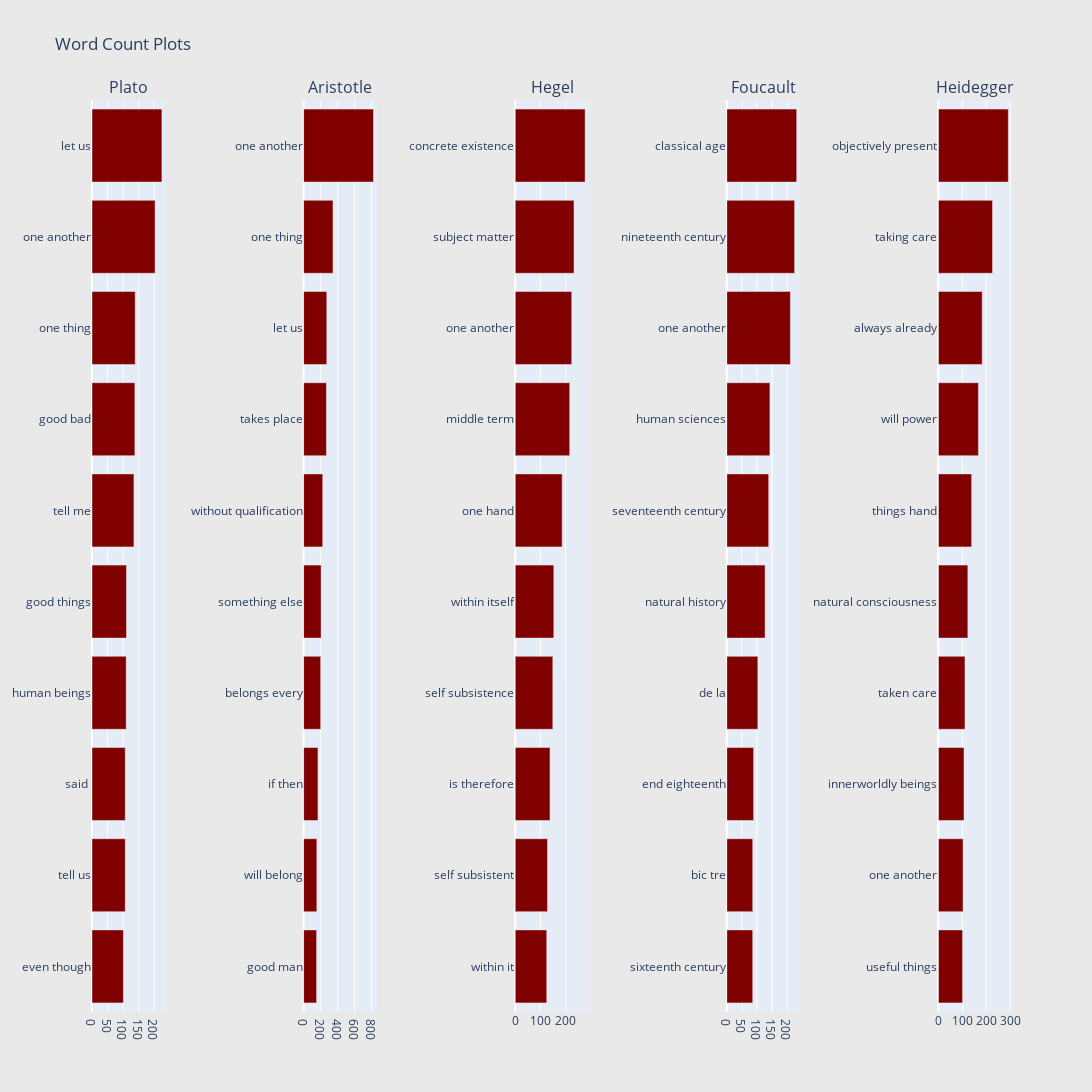

The cell this chart's notebook holds for it:
### Markdown cell above
Typically, a person tends to use the same phrases in their speech and writing. <br> 
Below shows the common 2-word phrases that each of the top 5 most published philosophers used.

### Code cell
## Get the bar chart for Plato ##
freq_dict = defaultdict(int)
for sent in df_plato["sentence_lowered"]:
    for word in generate_ngrams(sent,2):
        freq_dict[word] += 1
fd_sorted = pd.DataFrame(sorted(freq_dict.items(), key=lambda x: x[1])[::-1])
fd_sorted.columns = ["word", "wordcount"]
fd_sorted = fd_sorted.drop(labels=0, axis=0)
trace0 = horizontal_bar_chart(fd_sorted.head(10), 'maroon')

## Get the bar chart for Aristotle ##
freq_dict = defaultdict(int)
for sent in df_aristotle["sentence_lowered"]:
    for word in generate_ngrams(sent,2):
        freq_dict[word] += 1
fd_sorted = pd.DataFrame(sorted(freq_dict.items(), key=lambda x: x[1])[::-1])
fd_sorted.columns = ["word", "wordcount"]
fd_sorted = fd_sorted.drop(labels=0, axis=0)
trace1 = horizontal_bar_chart(fd_sorted.head(10), 'maroon')

## Get the bar chart for Hegel ##
freq_dict = defaultdict(int)
for sent in df_hegel["sentence_lowered"]:
    for word in generate_ngrams(sent,2):
        freq_dict[word] += 1
fd_sorted = pd.DataFrame(sorted(freq_dict.items(), key=lambda x: x[1])[::-1])
fd_sorted.columns = ["word", "wordcount"]
fd_sorted = fd_sorted.drop(labels=0, axis=0)
trace2 = horizontal_bar_chart(fd_sorted.head(10), 'maroon')

## Get the bar chart for Foucault ##
freq_dict = defaultdict(int)
for sent in df_foucault["sentence_lowered"]:
    for word in generate_ngrams(sent,2):
        freq_dict[word] += 1
fd_sorted = pd.DataFrame(sorted(freq_dict.items(), key=lambda x: x[1])[::-1])
fd_sorted.columns = ["word", "wordcount"]
fd_sorted = fd_sorted.drop(labels=0, axis=0)
trace3 = horizontal_bar_chart(fd_sorted.head(10), 'maroon')

## Get the bar chart for Heidegger ##
freq_dict = defaultdict(int)
for sent in df_heidegger["sentence_lowered"]:
    for word in generate_ngrams(sent,2):
        freq_dict[word] += 1
fd_sorted = pd.DataFrame(sorted(freq_dict.items(), key=lambda x: x[1])[::-1])
fd_sorted.columns = ["word", "wordcount"]
fd_sorted = fd_sorted.drop(labels=0, axis=0)
trace4 = horizontal_bar_chart(fd_sorted.head(10), 'maroon')


# Creating two subplots
fig = tools.make_subplots(rows=1, cols=5, horizontal_spacing=0.15,
                          subplot_titles=["Plato",
                                          "Aristotle",
                                          "Hegel",
                                          "Foucault",
                                          "Heidegger"]);
fig.append_trace(trace0, 1, 1);
fig.append_trace(trace1, 1, 2);
fig.append_trace(trace2, 1, 3);
fig.append_trace(trace3, 1, 4);
fig.append_trace(trace4, 1, 5);
fig['layout'].update(height=1200, width=1200, paper_bgcolor='rgb(233,233,233)', title="Word Count Plots");
py.iplot(fig, filename='word-plots');

### Figure 1 — Plotly figure (JSON) as saved in the notebook; plotly's stock layout.template omitted (floating-point values rounded to 4 significant figures)
{"data": [{"marker": {"color": "maroon"}, "orientation": "h", "showlegend": false, "type": "bar", "x": [101, 107, 107, 110, 111, 135, 138, 139, 203, 225], "xaxis": "x", "y": ["even though", "tell us", "said ", "human beings", "good things", "tell me", "good bad", "one thing", "one another", "let us"], "yaxis": "y"}, {"marker": {"color": "maroon"}, "orientation": "h", "showlegend": false, "type": "bar", "x": [153, 156, 169, 201, 206, 225, 269, 273, 346, 823], "xaxis": "x2", "y": ["good man", "will belong", "if then", "belongs every", "something else", "without qualification", "takes place", "let us", "one thing", "one another"], "yaxis": "y2"}, {"marker": {"color": "maroon"}, "orientation": "h", "showlegend": false, "type": "bar", "x": [125, 128, 138, 149, 153, 186, 216, 224, 233, 277], "xaxis": "x3", "y": ["within it", "self subsistent", "is therefore", "self subsistence", "within itself", "one hand", "middle term", "one another", "subject matter", "concrete existence"], "yaxis": "y3"}, {"marker": {"color": "maroon"}, "orientation": "h", "showlegend": false, "type": "bar", "x": [86, 86, 89, 103, 127, 139, 143, 211, 225, 232], "xaxis": "x4", "y": ["sixteenth century", "bic tre", "end eighteenth", "de la", "natural history", "seventeenth century", "human sciences", "one another", "nineteenth century", "classical age"], "yaxis": "y4"}, {"marker": {"color": "maroon"}, "orientation": "h", "showlegend": false, "type": "bar", "x": [101, 103, 107, 111, 123, 139, 167, 183, 226, 292], "xaxis": "x5", "y": ["useful things", "one another", "innerworldly beings", "taken care", "natural consciousness", "things hand", "will power", "always already", "taking care", "objectively present"], "yaxis": "y5"}], "layout": {"annotations": [{"font": {"size": 16}, "showarrow": false, "text": "Plato", "x": 0.04, "xanchor": "center", "xref": "paper", "y": 1, "yanchor": "bottom", "yref": "paper"}, {"font": {"size": 16}, "showarrow": false, "text": "Aristotle", "x": 0.27, "xanchor": "center", "xref": "paper", "y": 1, "yanchor": "bottom", "yref": "paper"}, {"font": {"size": 16}, "showarrow": false, "text": "Hegel", "x": 0.5, "xanchor": "center", "xref": "paper", "y": 1, "yanchor": "bottom", "yref": "paper"}, {"font": {"size": 16}, "showarrow": false, "text": "Foucault", "x": 0.73, "xanchor": "center", "xref": "paper", "y": 1, "yanchor": "bottom", "yref": "paper"}, {"font": {"size": 16}, "showarrow": false, "text": "Heidegger", "x": 0.96, "xanchor": "center", "xref": "paper", "y": 1, "yanchor": "bottom", "yref": "paper"}], "height": 1200, "paper_bgcolor": "rgb(233,233,233)", "title": {"text": "Word Count Plots"}, "width": 1200, "xaxis": {"anchor": "y", "domain": [0, 0.08]}, "xaxis2": {"anchor": "y2", "domain": [0.23, 0.31]}, "xaxis3": {"anchor": "y3", "domain": [0.46, 0.54]}, "xaxis4": {"anchor": "y4", "domain": [0.69, 0.77]}, "xaxis5": {"anchor": "y5", "domain": [0.92, 1.0]}, "yaxis": {"anchor": "x", "domain": [0, 1]}, "yaxis2": {"anchor": "x2", "domain": [0, 1]}, "yaxis3": {"anchor": "x3", "domain": [0, 1]}, "yaxis4": {"anchor": "x4", "domain": [0, 1]}, "yaxis5": {"anchor": "x5", "domain": [0, 1]}}}
